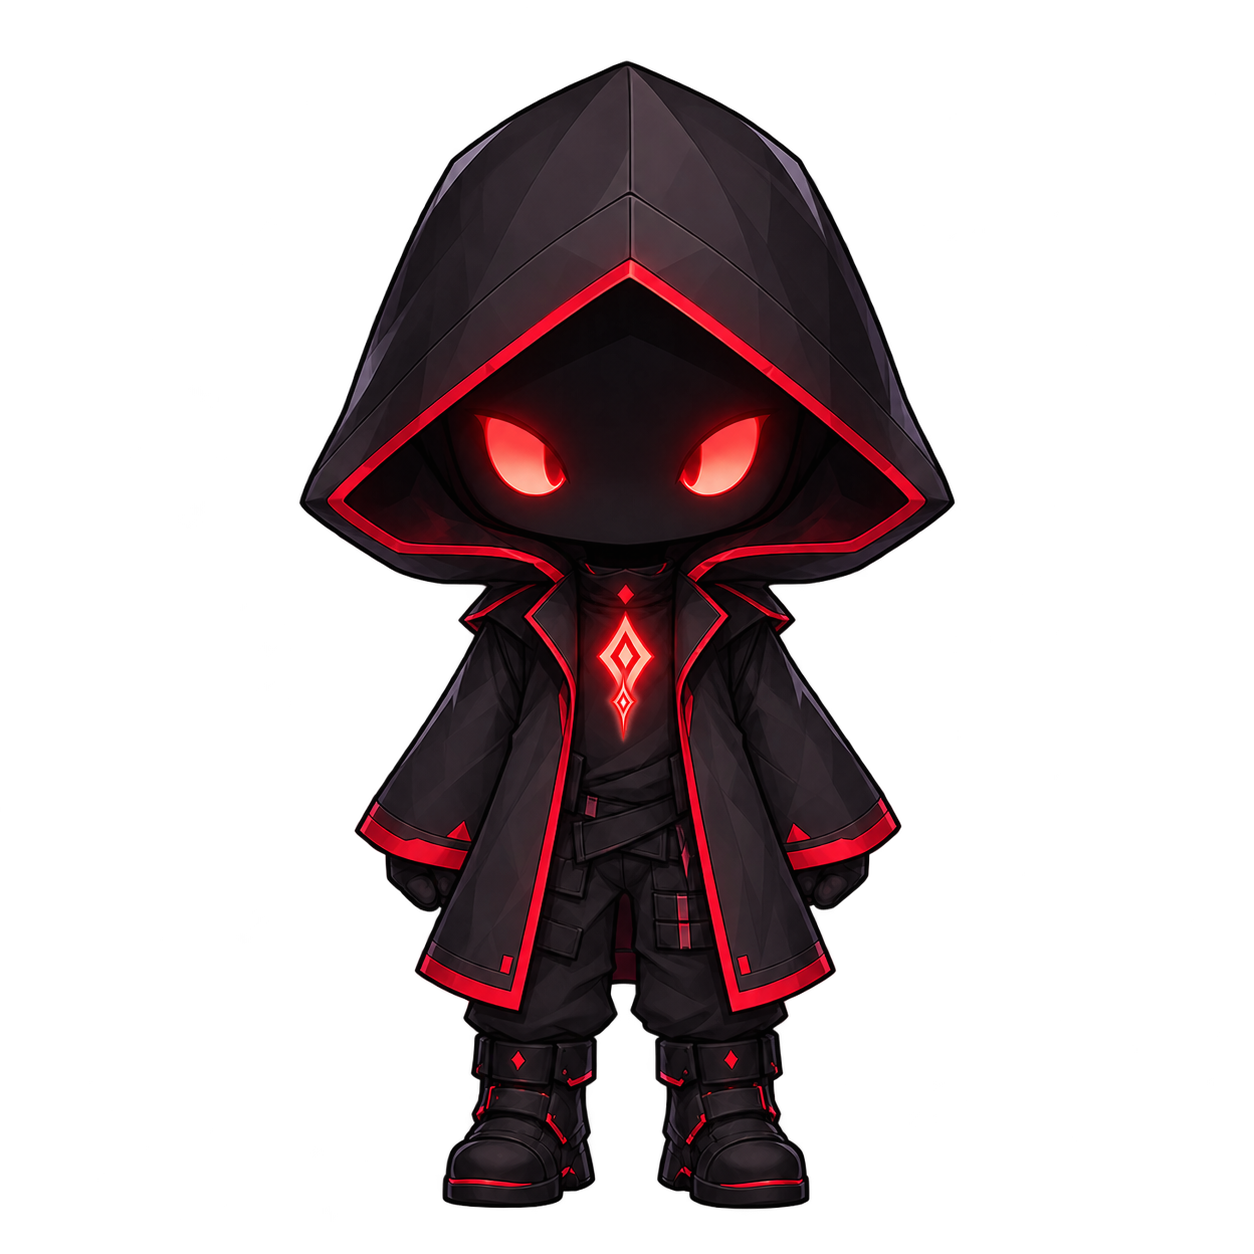

The script that saved this image:
from pathlib import Path
from PIL import Image

BODY = Path(
    "frontend/assets/character/neutral_full_body/neutral_full_body.png"
)

CORE = Path(
    "frontend/assets/character_prepared/chest_core/chest_core_glow.png"
)

OUTPUT = Path(
    "scripts/chest_core_composite.png"
)


def main():
    with Image.open(BODY) as image:
        body = image.convert("RGBA")

    with Image.open(CORE) as image:
        core = image.convert("RGBA")

    if body.size != core.size:
        raise RuntimeError(
            f"Canvas mismatch: body={body.size}, core={core.size}"
        )

    result = body.copy()
    result.alpha_composite(core)

    result.save(OUTPUT)

    print(f"Created: {OUTPUT}")


if __name__ == "__main__":
    main()
